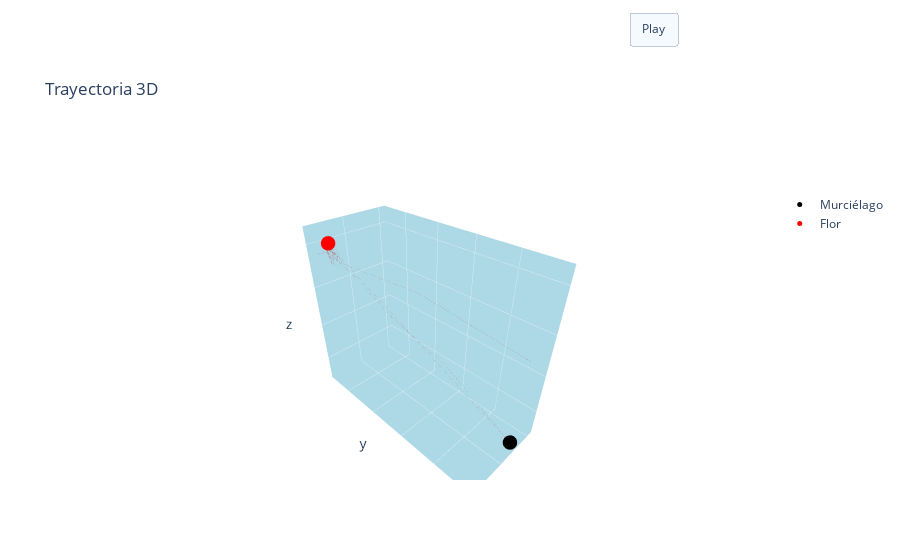

The notebook cell this image was saved under:
### Markdown cell above
### Animación

### Code cell
data_bef, data_fee, data_aft = read_data('data/output_points_1_no_whiskers.xlsx')

flower_bef, flower_fee, flower_aft, bat_bef, bat_fee, bat_aft = split_data(data_bef, data_fee, data_aft)

animate_flower_bat(bat_bef, bat_fee, bat_aft, flower_bef, flower_fee, flower_aft)

### Figure 1 — Plotly figure (JSON) as saved in the notebook; plotly's stock layout.template omitted (floating-point values rounded to 4 significant figures; data arrays with more than 128 entries replaced by an {"elided": "..."} marker saying what was removed)
{"data": [{"type": "scatter3d"}, {"type": "scatter3d"}, {"type": "scatter3d"}, {"type": "scatter3d"}, {"type": "scatter3d"}, {"type": "scatter3d"}, {"type": "scatter3d"}, {"type": "scatter3d"}, {"type": "scatter3d"}, {"marker": {"color": "black", "size": 5}, "mode": "markers", "name": "Murciélago", "showlegend": true, "type": "scatter3d", "x": [225], "y": [292], "z": [173]}, {"marker": {"color": "red", "size": 5}, "mode": "markers", "name": "Flor", "showlegend": true, "type": "scatter3d", "x": [288], "y": [90], "z": [356]}, {"line": {"width": 0.1}, "marker": {"color": "brown", "size": 0}, "mode": "lines", "name": "Trayectoria", "showlegend": false, "type": "scatter3d", "x": {"elided": "182 int values"}, "y": {"elided": "182 int values"}, "z": {"elided": "182 float values"}}], "layout": {"scene": {"xaxis": {"backgroundcolor": "lightblue", "dtick": 50, "gridwidth": 0.5, "showticklabels": false, "title": {"text": "x"}}, "yaxis": {"backgroundcolor": "lightblue", "dtick": 50, "gridwidth": 0.5, "showticklabels": false, "title": {"text": "y"}}, "zaxis": {"backgroundcolor": "lightblue", "dtick": 50, "gridwidth": 0.5, "showticklabels": false, "title": {"text": "z"}}}, "title": {"text": "Trayectoria 3D"}, "updatemenus": [{"buttons": [{"args": [null, {"frame": {"duration": 200, "redraw": true}}], "label": "Play", "method": "animate"}], "type": "buttons", "x": 0.8, "xanchor": "left", "y": 1.5, "yanchor": "bottom"}]}}
